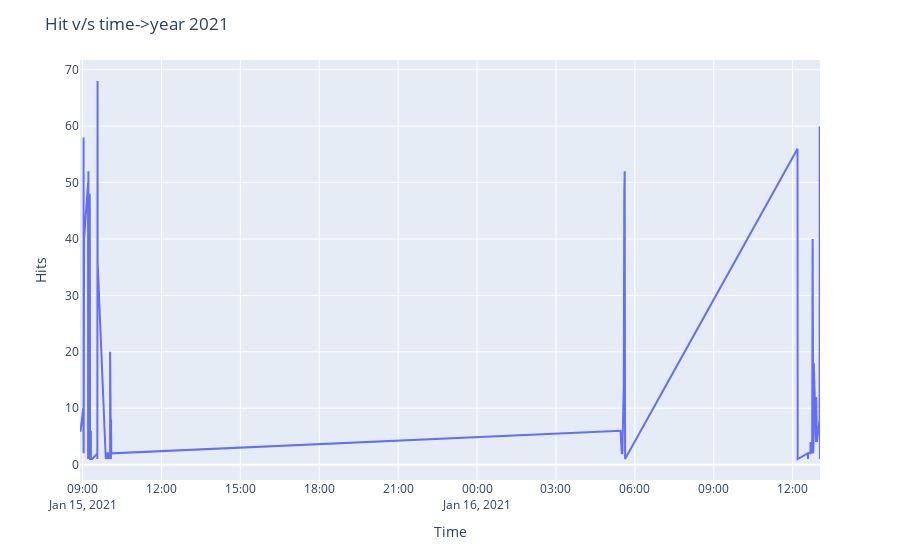

Notebook source saved alongside this figure:
### Code cell
plot_hit_vs_time(dt_series[dt_series.apply(lambda x: x.year == 2021)],
                 "Hit v/s time->year 2021",
                 "Time",
                 "Hits")

### Figure 1 — Plotly figure (JSON) as saved in the notebook; plotly's stock layout.template omitted (floating-point values rounded to 4 significant figures; data arrays with more than 128 entries replaced by an {"elided": "..."} marker saying what was removed)
{"data": [{"hovertemplate": "x=%{x}<br>y=%{y}<extra></extra>", "legendgroup": "", "line": {"color": "#636efa", "dash": "solid"}, "mode": "lines", "name": "", "orientation": "v", "showlegend": false, "type": "scatter", "x": {"elided": "170 str values"}, "xaxis": "x", "y": {"elided": "170 int values"}, "yaxis": "y"}], "layout": {"legend": {"tracegroupgap": 0}, "margin": {"t": 60}, "title": {"text": "Hit v/s time->year 2021"}, "xaxis": {"anchor": "y", "domain": [0, 1], "title": {"text": "Time"}}, "yaxis": {"anchor": "x", "domain": [0, 1], "title": {"text": "Hits"}}}}
